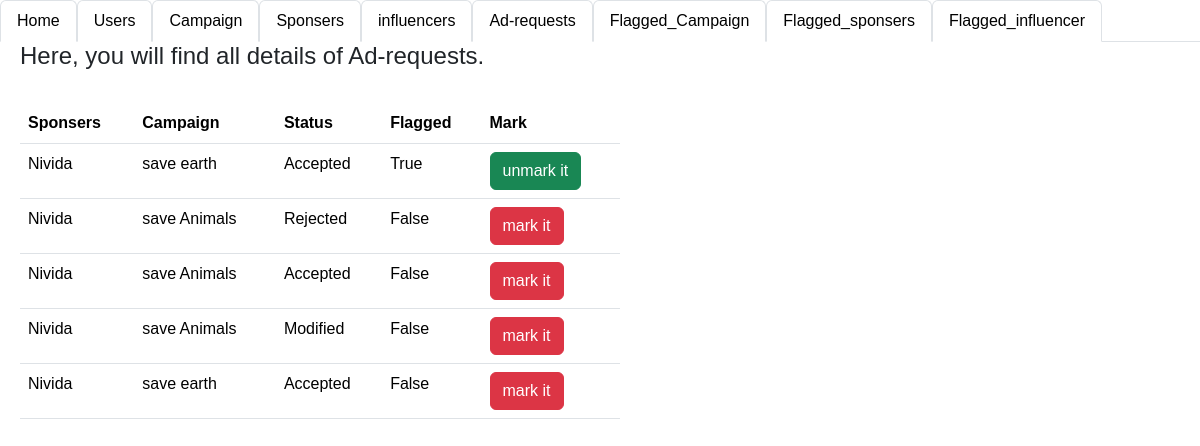
The app's page /admin_adreq, older data.
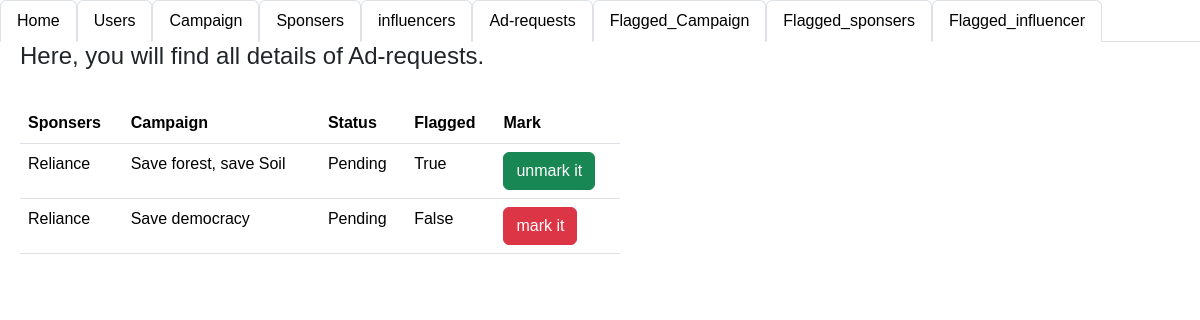
The same page, newer data.
### app.py (models this page shows)
class Sponsers(db.Model):
    __tablename__='sponsers'
    Sponsers_id=db.Column(db.Integer,primary_key=True,autoincrement=True)
    Company_name=db.Column(db.String)
    industry=db.Column(db.String)
    budget=db.Column(db.Integer)
    user_id=db.Column(db.Integer,db.ForeignKey(user.user_id))
    flagged_spons=db.Column(db.Boolean, default=False)

class campaigns(db.Model):
    __tablename__='campaign'
    campaigns_id=db.Column(db.Integer,primary_key=True,autoincrement=True)
    sponser_id=db.Column(db.String,db.ForeignKey(Sponsers.Sponsers_id))
    name=db.Column(db.String,nullable=False)
    description=db.Column(db.String)
    start_date=db.Column(db.String)
    end_date=db.Column(db.String)
    budget=db.Column(db.Integer)
    Visibility=db.Column(db.String)
    goals=db.Column(db.String)
    flagged_camp=db.Column(db.Boolean, default=False)

class Ad_request(db.Model):
    __tablename__="ad_req"
    adreq_id=db.Column(db.Integer,primary_key=True,autoincrement=True)
    campaigns_id=db.Column(db.Integer,db.ForeignKey(campaigns.campaigns_id))
    sponsers_id=db.Column(db.Integer,db.ForeignKey(Sponsers.Sponsers_id))
    messages=db.Column(db.String)
    requirements=db.Column(db.String)
    payment_amount=db.Column(db.String)
    status=db.Column(db.String)
    Influ_id=db.Column(db.Integer,db.ForeignKey(influencer.influencer_id))
    flagged_ad_reqd=db.Column(db.Boolean, default=False)

### app.py (the view)
@app.route("/admin_adreq",methods=["GET"])
def admin_adreq():
    addata=db.session.query(Ad_request).all()
    data=dict()
    count=1
    for i in addata:
        sponser=db.session.query(Sponsers).filter(Sponsers.Sponsers_id==i.sponsers_id).first()
        company=db.session.query(campaigns).filter(campaigns.campaigns_id==i.campaigns_id).first()
        data[count]=[i.adreq_id,sponser.Company_name,company.name,i.status,i.flagged_ad_reqd]
        count+=1
    print(data)
    return render_template("admin_adreq.html",addata=addata,data=data)

### templates/admin_adreq.html (shortened to what this page needs)
<!DOCTYPE html>
<html lang="en">
<head>
    <link href="static\style.css" rel="stylesheet">
    <link href="https://cdn.jsdelivr.net/npm/bootstrap@5.3.3/dist/css/bootstrap.min.css" rel="stylesheet">
</head>
<body>
  <ul class="nav nav-tabs">
    <li class="nav-item">
      <a class="nav-link active" aria-current="page" href="/login">Home</a>
    </li>
    <li class="nav-item">
      <a class="nav-link active" aria-current="page" href="/login_users">Users</a>
    </li>
    <li class="nav-item">
      <a class="nav-link active" aria-current="page" href="/login_camp" >Campaign</a>
    </li>
    <li class="nav-item">
      <a class="nav-link active" aria-current="page" href="/admin_spons" >Sponsers</a>
    </li>
    <li class="nav-item">
      <a class="nav-link active" aria-current="page" href="/admin_info" >influencers</a>
    </li>
    <li class="nav-item">
      <a class="nav-link active" aria-current="page" href="/admin_adreq" >Ad-requests</a>
  </li>
    <li class="nav-item">
      <a class="nav-link active" aria-current="page" href="" >Flagged_Campaign</a>
    </li>
    <li class="nav-item">
      <a class="nav-link active" aria-current="page" href="" >Flagged_sponsers</a>
    </li>
    <li class="nav-item">
      <a class="nav-link active" aria-current="page" href="" >Flagged_influencer</a>
    </li>
  </ul>
    <div class="seperate">
      <div style="width: 50%; margin-left: 20px;">
          <h4>Here, you will find all details of Ad-requests.</h4><br>
          <table class="table table-hover">
            <tr>
              <th>Sponsers</th>
              <th>Campaign</th>
              <th>Status</th>
              <th>Flagged</th>
              <th>Mark</th>
            </tr>
              {% for i in data %}
            <tr>
              <td>{{ data[i][1] }}</td>
              <td>{{data[i][2]}}</td>
              <td>{{data[i][3]}}</td>
              <td>{{data[i][4]}}</td>
              {% if data[i][4] == false %}
              <td><a class="btn btn-danger" href="/admin_ad_flag/{{data[i][0]}}">mark it</a></td>
              {% else %}
              <td><a class="btn btn-success" href="/admin_ad_flag_true/{{data[i][0]}}">unmark it</a></td>
              {% endif %}
            </tr>
              {% endfor %}
          </table>
      </div >
    </div>
</body>
</html>

Row changes from the older to the newer data that the page shows:
no longer on this page (row unchanged): Sponsers: Company_name "Nivida" "Nivida" "Nivida" "Nivida" "Nivida"
removed campaigns: name "save earth" "save earth"
removed Ad_request: status "Accepted"
removed campaigns: name "save Animals" "save Animals" "save Animals"
removed Ad_request: status "Rejected"
removed Ad_request: status "Accepted"
removed Ad_request: status "Modified"
removed Ad_request: status "Accepted"
added Sponsers: Company_name "Reliance" "Reliance"
added campaigns: name "Save forest, save Soil"
added Ad_request: status "Pending"
added campaigns: name "Save democracy"
added Ad_request: status "Pending"
Text that changed along with them:
new list line: "True unmark it"
new list line: "False mark it"
list line gone: "True unmark it"
list line gone: "False mark it"
